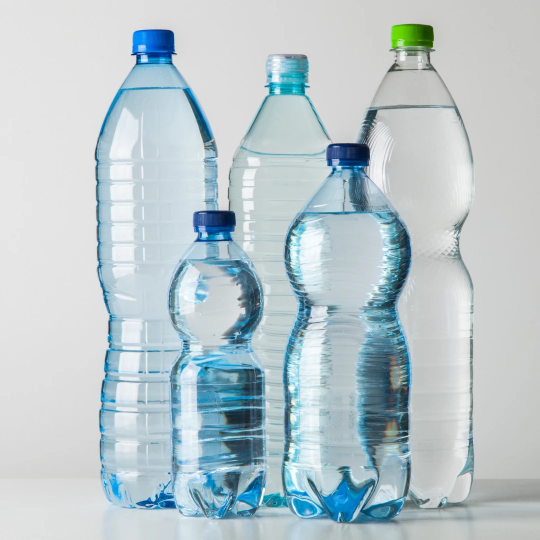
#> input picture test.jpg, 1080 x 1080 px (shown at 1/2 size)
$ jupyter execute day01_foundations.ipynb
#> lines starting #> are read from the running program, lines starting #| are printed output that depends on the picture
[cell 1]
import numpy as np
import matplotlib.pyplot as plt

print("NumPy version:", np.__version__)
print("Everything in ML is just numbers!")

[cell 2]
# A tiny 4x4 fake image (like a mini photo)
image = np.array([
    [10,  20,  30,  40],
    [50,  60,  70,  80],
    [90, 100, 110, 120],
    [130,140, 150, 160]
])

print("Shape:", image.shape)
print("This is our image as numbers:")
print(image)

[cell 3]
# A real color image has 3 layers - Red, Green, Blue
real_image = np.zeros((224, 224, 3))

print("Shape:", real_image.shape)
print("Height:", real_image.shape[0], "pixels")
print("Width:", real_image.shape[1], "pixels")
print("Color channels:", real_image.shape[2], "(Red, Green, Blue)")
print("Total numbers in one image:", 224 * 224 * 3)

[cell 4]
# Create a simple colored image and display it
color_image = np.zeros((100, 100, 3), dtype=np.uint8)

# Make it 3 colored sections
color_image[:, :33] = [255, 0, 0]    # Left section - Red
color_image[:, 33:66] = [0, 255, 0]  # Middle section - Green
color_image[:, 66:] = [0, 0, 255]    # Right section - Blue

plt.figure(figsize=(4, 4))
plt.imshow(color_image)
plt.title("My first image made from numbers!")
plt.axis("off")
plt.show()
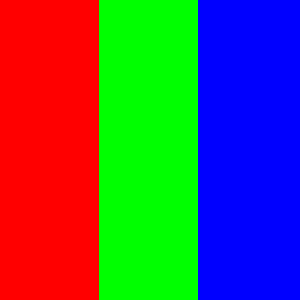
#> shown: shape (100, 100, 3) (shown 3 times larger); mean R, G, B 84.2, 84.2, 86.7

print("Red pixel value:", color_image[50, 10])
print("Green pixel value:", color_image[50, 50])
print("Blue pixel value:", color_image[50, 90])

[cell 5]
from PIL import Image
import numpy as np
import matplotlib.pyplot as plt

# Download any image from google (a plastic bottle, glass jar etc.)
# Save it in your clearbin folder as "test.jpg"
# Then run this:

img = Image.open("test.jpg")
#> img is the input picture: PIL image 1080x1080 RGB; mean R, G, B 185.3, 199.6, 204.3
img_array = np.array(img)

print("Image shape:", img_array.shape)
#| Image shape: (1080, 1080, 3)
print("Max pixel value:", img_array.max())
#| Max pixel value: 255
print("Min pixel value:", img_array.min())
#| Min pixel value: 0

plt.figure(figsize=(5,5))
plt.imshow(img_array)
plt.title("Real image as numbers")
plt.axis("off")
plt.show()

[cell 6]
# Resize image to 224x224 - the standard size for our model
img_resized = img.resize((224, 224))
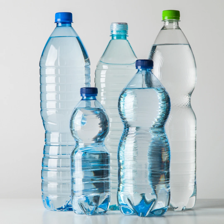
#> img_resized: PIL image 224x224 RGB; mean R, G, B 185.3, 199.6, 204.3
img_resized_array = np.array(img_resized)

print("Original shape:", img_array.shape)
#| Original shape: (1080, 1080, 3)
print("Resized shape:", img_resized_array.shape)
#| Resized shape: (224, 224, 3)

# Show both side by side
fig, axes = plt.subplots(1, 2, figsize=(8, 4))

axes[0].imshow(img_array)
axes[0].set_title("Original (1080x1080)")
axes[0].axis("off")

axes[1].imshow(img_resized_array)
axes[1].set_title("Resized (224x224)")
axes[1].axis("off")

plt.show()
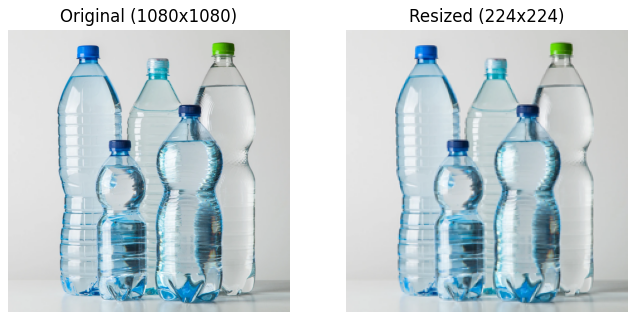
#> figure drawn by matplotlib, 2 panels

[cell 7]
# Convert to float and normalize 0-255 to 0-1
img_normalized = img_resized_array / 255.0

print("Before normalization - min:", img_resized_array.min(), "max:", img_resized_array.max())
#| Before normalization - min: 0 max: 255
print("After normalization  - min:", img_normalized.min(), "max:", img_normalized.max())
#| After normalization  - min: 0.0 max: 1.0
print("Data type before:", img_resized_array.dtype)
#| Data type before: uint8
print("Data type after:", img_normalized.dtype)
#| Data type after: float64
